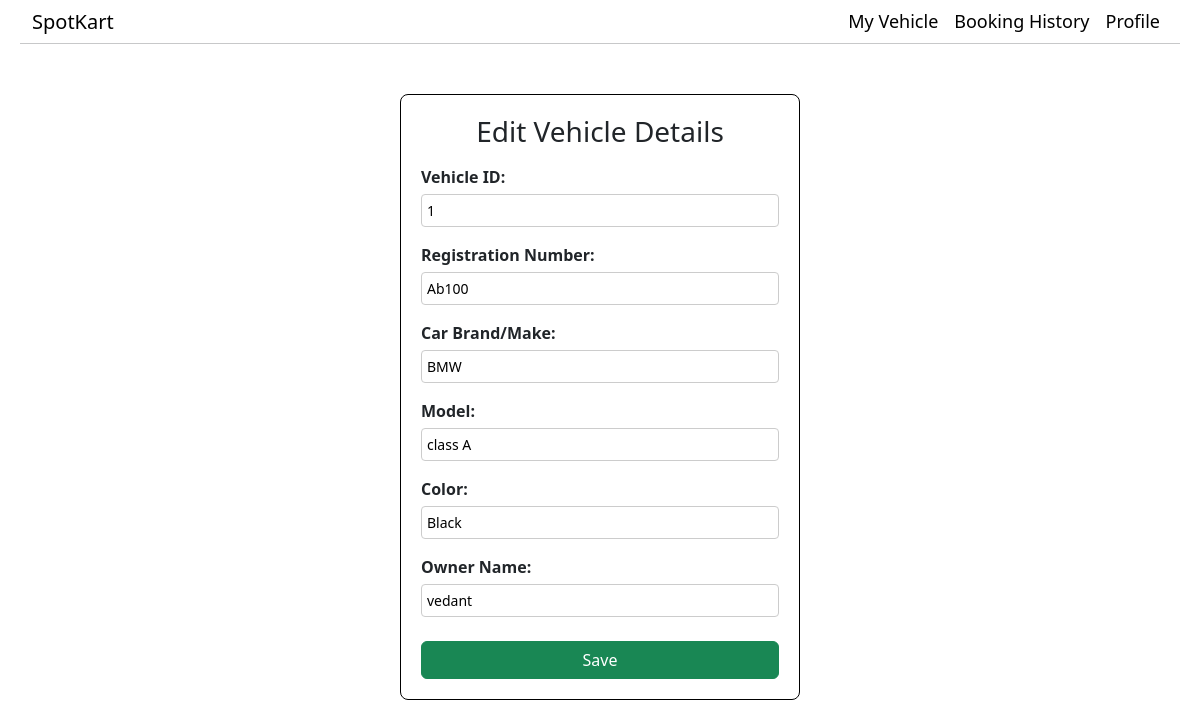
/vehicle/1/edit (signed in), run on the app's committed database.
### models/database.py (models this page shows, shortened)
class Car(db.Model):
    __tablename__ = 'car'
    id = db.Column(db.Integer, primary_key=True)
    plate_number = db.Column(db.String(32), unique=True, nullable=False)
    model = db.Column(db.String(512), nullable=False)
    name = db.Column(db.String(32), nullable=False)
    color = db.Column(db.String(32), nullable=False)
    user_id = db.Column(db.Integer, db.ForeignKey('user.id'), nullable=False)
    bookings = db.relationship('Bookings', backref='car', lazy=True)

class User(db.Model):
    __tablename__ = 'user'
    id = db.Column(db.Integer, primary_key=True)
    username = db.Column(db.String(32), unique=True, nullable=False)
    password_hash = db.Column(db.String(512), nullable=False)
    name = db.Column(db.String(32), nullable=False)
    contact = db.Column(db.String(32), nullable=False)
    email = db.Column(db.String(32), nullable=False)
    city = db.Column(db.String(32), nullable=False)
    is_admin = db.Column(db.Boolean, nullable = False, default = False)
    car = db.relationship('Car', backref='user', lazy=True)
    bookings = db.relationship('Bookings', backref='user', lazy=True)
    @property
    def password(self):
        raise AttributeError('password is not a readable attribute.')

### controllers/car.py (the view)
@car.route('/vehicle/<int:id>/edit')
@auth_required
def edit_car(id):
        return render_template('car/edit.html', user=User.query.get(session['user_id']), car=Car.query.get(id))

### controllers/main.py (called while the page is built)
def auth_required(func):
    @wraps(func)
    def inner (*args, **kwargs):
        if 'user_id' not in session:
            flash('You need to login first.')
            return redirect(url_for('User.login'))
        return func(*args, **kwargs)
    return inner

### templates/car/edit.html (shortened to what this page needs)
{% extends 'layout.html' %}
{% block content %}
<form method="post">
  <h3 class="text-center mb-3">Edit Vehicle Details</h3>
  <label for="id" class="form-label w-100">Vehicle ID:
    <input type="number" name="id" id="id" class="from-control mb-2" required value="{{car.id}}" readonly placeholder="Vehicle ID" />
  </label>
  <label for="vehicle_number" class="form-label w-100">Registration Number:
    <input type="text" name="vehicle_number" id="vehicle_number" class="from-control mb-2" required value="{{car.plate_number}}" placeholder="Registration Number" />
  </label>
  <label for="name" class="form-label w-100">Car Brand/Make:
    <input type="text" name="name" id="name" class="from-control mb-2" required value="{{car.name}}" placeholder="e.g., BMW, Toyota" />
  </label>
  <label for="model" class="form-label w-100">Model:
    <input type="text" name="model" id="model" class="from-control mb-2" required value="{{car.model}}" placeholder="Car Model" />
  </label>
  <label for="color" class="form-label w-100">Color:
    <input type="text" name="color" id="color" class="from-control mb-2" required value="{{car.color}}" placeholder="Color" />
  </label>
  <label for="uname" class="form-label w-100">Owner Name:
    <input type="text" name="uname" id="uname" class="from-control mb-2" required value="{{user.name}}" readonly placeholder="User Name" />
  </label>
  <input type="submit" value="Save" class="btn btn-success mt-2 w-100">
</form>
{% endblock %}

### templates/layout.html (style rules this page uses)
body { margin: 0; padding: 0px 20px; background-color: #fff; }

### templates/car/edit.html (style rules this page uses)
form { display: flex; flex-direction: column; align-items: center; padding: 20px; margin: 50px auto 20px auto; max-width: 400px; background: #fff; border-radius: 8px; border: 1px solid #000; }
.from-control { width: 100%; padding: 5px; margin-top: 5px; border: 1px solid #ccc; border-radius: 4px; font-size: 14px; box-sizing: border-box; }
.form-label { font-weight: bold; width: 100%; }
h3 { text-align: center; }

### data on the page
Car: id "1", vehicle_number "Ab100", name "BMW", model "class A", color "Black"
User: uname "vedant"
